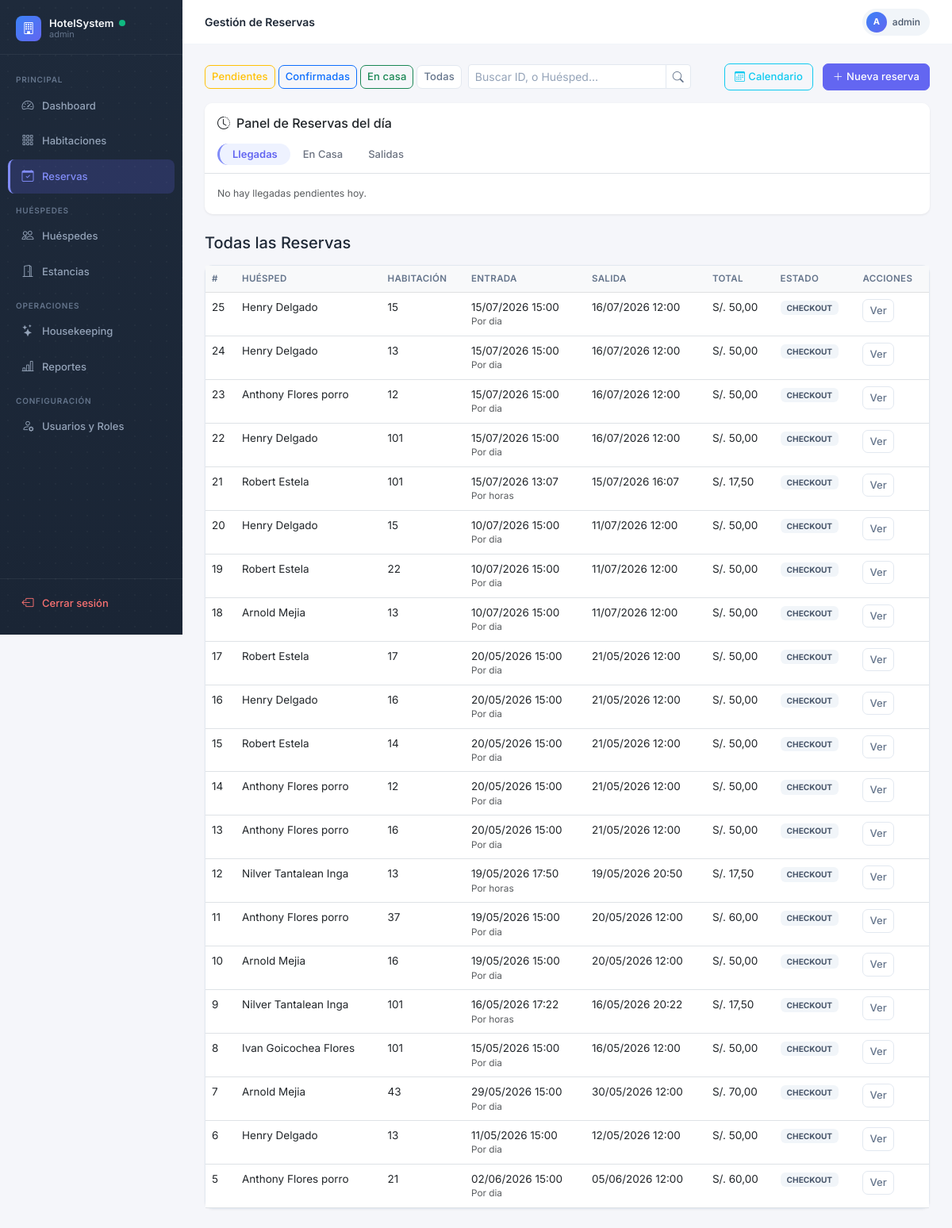
/reservas/ (signed in), run on the app's committed database.
### reservas/models.py (models this page shows, shortened)
class Reserva(models.Model):
    POR_DIA = 'DIA'
    POR_HORA = 'HORA'
    MODALIDAD_CHOICES = [
        (POR_DIA, 'Por dia'),
        (POR_HORA, 'Por horas'),
    ]
    PENDIENTE = 'PENDIENTE'
    CONFIRMADA = 'CONFIRMADA'
    CHECKIN = 'CHECKIN'
    CHECKOUT = 'CHECKOUT'
    CANCELADA = 'CANCELADA'
    ESTADO_CHOICES = [
        (PENDIENTE, 'Pendiente'),
        (CONFIRMADA, 'Confirmada'),
        (CHECKIN, 'Check-In realizado'),
        (CHECKOUT, 'Check-Out realizado'),
        (CANCELADA, 'Cancelada'),
    ]
    DIRECTO = 'DIRECTO'
    WEB = 'WEB'
    AGENCIA = 'AGENCIA'
    ORIGEN_CHOICES = [
        (DIRECTO, 'Directo'),
        (WEB, 'Web'),
        (AGENCIA, 'Agencia'),
    ]
    hotel = models.ForeignKey(Hotel, on_delete=models.CASCADE, related_name='reservas')
    huesped = models.ForeignKey(Huesped, on_delete=models.CASCADE, related_name='reservas')
    habitacion = models.ForeignKey(Habitacion, on_delete=models.SET_NULL, null=True, blank=True, related_name='reservas')
    fecha_entrada = models.DateField()
    fecha_salida = models.DateField()
    fecha_hora_entrada = models.DateTimeField(null=True, blank=True)
    fecha_hora_salida = models.DateTimeField(null=True, blank=True)
    modalidad = models.CharField(max_length=10, choices=MODALIDAD_CHOICES, default=POR_DIA)
    duracion_horas = models.DecimalField(max_digits=5, decimal_places=2, default=0)
    tolerancia_minutos = models.PositiveIntegerField(default=10)
    cargo_extra_desde_minutos = models.PositiveIntegerField(default=30)
    num_adultos = models.IntegerField(default=1, validators=[MinValueValidator(1)])
    estado = models.CharField(max_length=20, choices=ESTADO_CHOICES, default=PENDIENTE)
    precio_total = models.DecimalField(max_digits=10, decimal_places=2, default=0)
    origen = models.CharField(max_length=10, choices=ORIGEN_CHOICES, default=DIRECTO)
    observaciones = models.TextField(blank=True, null=True)
    motivo_cancelacion = models.TextField(blank=True, null=True)
    created_at = models.DateTimeField(auto_now_add=True)
    class Meta:
        verbose_name = 'Reserva'
        verbose_name_plural = 'Reservas'

### huespedes/models.py (models this page shows, shortened)
class Huesped(models.Model):
    DNI = 'DNI'
    PASAPORTE = 'PASAPORTE'
    CE = 'CE'
    TIPO_DOC_CHOICES = [
        (DNI, 'DNI'),
        (PASAPORTE, 'Pasaporte'),
        (CE, 'Carné de Extranjería'),
    ]
    tipo_doc = models.CharField(max_length=10, choices=TIPO_DOC_CHOICES, default=DNI)
    num_doc = models.CharField(max_length=20, unique=True)
    nombres = models.CharField(max_length=100)
    apellidos = models.CharField(max_length=100)
    email = models.EmailField(blank=True, null=True)
    telefono = models.CharField(max_length=20, blank=True, null=True)
    nacionalidad = models.CharField(max_length=50, default='Peruana')
    created_at = models.DateTimeField(auto_now_add=True)
    class Meta:
        verbose_name = 'Huésped'
        verbose_name_plural = 'Huéspedes'

### hotel/models.py (models this page shows, shortened)
class Habitacion(models.Model):
    DISPONIBLE = 'DISPONIBLE'
    OCUPADA = 'OCUPADA'
    LIMPIEZA = 'LIMPIEZA'
    MANTENIMIENTO = 'MANTENIMIENTO'
    ESTADO_CHOICES = [
        (DISPONIBLE, 'Disponible'),
        (OCUPADA, 'Ocupada'),
        (LIMPIEZA, 'En Limpieza'),
        (MANTENIMIENTO, 'En Mantenimiento'),
    ]
    hotel = models.ForeignKey(Hotel, on_delete=models.CASCADE, related_name='habitaciones')
    tipo = models.ForeignKey(TipoHabitacion, on_delete=models.CASCADE, related_name='habitaciones')
    numero = models.CharField(max_length=10)
    piso = models.IntegerField()
    estado = models.CharField(max_length=20, choices=ESTADO_CHOICES, default=DISPONIBLE)
    imagen_url = models.URLField(blank=True, null=True)
    imagenes_urls = models.JSONField(default=list, blank=True)
    class Meta:
        verbose_name = 'Habitación'
        verbose_name_plural = 'Habitaciones'
        unique_together = ['hotel', 'numero']

### views_frontend.py (the view, shortened to what this page needs)
# urls.py: path('reservas/', reservas_lista, name='reservas_lista'),
@login_required
def reservas_lista(request):
    if not _es_recepcionista(request.user):
        return _acceso_denegado(request)
    estado = request.GET.get('estado')
    query = request.GET.get('q', '').strip()
    reservas = Reserva.objects.select_related('huesped', 'habitacion').all().order_by('-created_at')
    if estado:
        reservas = reservas.filter(estado=estado)
    hoy = timezone.now().date()
    llegadas_hoy = Reserva.objects.filter(fecha_entrada=hoy, estado__in=['PENDIENTE', 'CONFIRMADA'])
    en_casa = Estancia.objects.filter(estado='ACTIVA')
    salidas_hoy = Estancia.objects.filter(estado='ACTIVA', reserva__fecha_salida=hoy)
    return render(request, 'reservas/lista.html', {
        'reservas': reservas,
        'query': query,
        'estado': estado,
        'llegadas_hoy': llegadas_hoy,
        'en_casa': en_casa,
        'salidas_hoy': salidas_hoy
    })

### templates/reservas/lista.html (shortened to what this page needs)
{% extends 'base.html' %}
{% block page_title %}Gestión de Reservas{% endblock %}
{% block content %}
<div class="d-flex justify-content-between align-items-center mb-3">
  <div class="d-flex gap-2 align-items-center flex-wrap">
    <div>
      <a href="?estado=PENDIENTE" class="btn btn-sm btn-outline-warning">Pendientes</a>
      <a href="?estado=CONFIRMADA" class="btn btn-sm btn-outline-primary">Confirmadas</a>
      <a href="?estado=CHECKIN" class="btn btn-sm btn-outline-success">En casa</a>
      <a href="?" class="btn btn-sm btn-outline-secondary">Todas</a>
    </div>
    <form class="d-flex m-0" method="get">
      <div class="input-group input-group-sm">
        <input type="search" name="q" value="{{ query|default:'' }}" class="form-control"
          placeholder="Buscar ID, o Huésped..." style="min-width: 250px;">
        <button class="btn btn-outline-secondary" type="submit"><i class="bi bi-search"></i></button>
      </div>
    </form>
  </div>
  <div>
    <a href="/reservas/calendario/" class="btn btn-outline-info me-2"><i class="bi bi-calendar3 me-1"></i>Calendario</a>
    {% with groups=request.user.groups.all|stringformat:"s" %}
    {% if request.user.is_superuser or 'admin' in groups or 'recepcionista' in groups %}
    <a href="/reservas/nueva/" class="btn btn-primary"><i class="bi bi-plus-lg me-1"></i>Nueva reserva</a>
    {% endif %}
    {% endwith %}
  </div>
</div>
<div class="card shadow-sm mb-4 border-0" style="box-shadow: 0 1px 3px rgba(0,0,0,0.08) !important;">
  <div class="card-header bg-white pb-0 pt-3 border-bottom-0">
    <h6 class="mb-3 text-dark"><i class="bi bi-clock-history me-2"></i>Panel de Reservas del día</h6>
    <ul class="nav nav-pills reservas-panel-tabs mb-2" id="reservaTabs" role="tablist">
      <li class="nav-item" role="presentation">
        <button class="nav-link active py-1 px-3 small" data-bs-toggle="tab" data-bs-target="#llegadas"
          type="button">Llegadas</button>
      </li>
      <li class="nav-item" role="presentation">
        <button class="nav-link py-1 px-3 small" data-bs-toggle="tab" data-bs-target="#encasa" type="button">En
          Casa</button>
      </li>
      <li class="nav-item" role="presentation">
        <button class="nav-link py-1 px-3 small" data-bs-toggle="tab" data-bs-target="#salidas"
          type="button">Salidas</button>
      </li>
    </ul>
  </div>
  <div class="card-body p-0 border-top">
    <div class="tab-content" id="reservaTabsContent">
      <div class="tab-pane fade show active p-3" id="llegadas" role="tabpanel">
        {% for r in llegadas_hoy %}
        <div class="d-flex justify-content-between align-items-center py-2 border-bottom">
          <div>
            <div class="fw-semibold small">{{ r.huesped.nombres }} {{ r.huesped.apellidos }}</div>
            <small class="text-muted">Hab. {{ r.habitacion.numero|default:"Sin asignar" }}</small>
          </div>
          <div class="text-end">
            <span class="badge badge-{{ r.estado|lower }} mb-1 d-inline-block">{{ r.estado }}</span><br>
            <a href="/reservas/{{ r.id }}/checkin/" class="btn btn-sm btn-success px-2 py-0"
              style="font-size:0.75rem;">Check-in</a>
          </div>
        </div>
        {% empty %}
        <p class="text-muted small mb-0">No hay llegadas pendientes hoy.</p>
        {% endfor %}
      </div>
    </div>
  </div>
</div>
<h5 class="mb-3">Todas las Reservas</h5>
<div class="card">
  <div class="table-responsive">
    <table class="table table-hover mb-0">
      <thead class="table-light">
        <tr>
          <th>#</th>
          <th>Huésped</th>
          <th>Habitación</th>
          <th>Entrada</th>
          <th>Salida</th>
          <th>Total</th>
          <th>Estado</th>
          <th>Acciones</th>
        </tr>
      </thead>
      <tbody>
        {% for r in reservas %}
        <tr>
          <td>{{ r.id }}</td>
          <td>{{ r.huesped.nombres }} {{ r.huesped.apellidos }}</td>
          <td>{{ r.habitacion.numero|default:"—" }}</td>
          <td>
            {{ r.fecha_hora_entrada|date:"d/m/Y H:i" }}
            <div class="small text-muted">{{ r.get_modalidad_display }}</div>
          </td>
          <td>{{ r.fecha_hora_salida|date:"d/m/Y H:i" }}</td>
          <td>S/. {{ r.precio_total }}</td>
          <td><span class="badge badge-{{ r.estado|lower }} px-2 py-1">{{ r.estado }}</span></td>
          <td>
            <a href="/reservas/{{ r.id }}/" class="btn btn-sm btn-outline-secondary">Ver</a>
          </td>
        </tr>
        {% empty %}
        <tr>
          <td colspan="8" class="text-center text-muted py-4">No hay reservas.</td>
        </tr>
        {% endfor %}
      </tbody>
    </table>
  </div>
</div>
{% endblock %}

### templates/base.html (shortened to what this page needs)
<!DOCTYPE html>
<html lang="es">
<head>
  <link href="https://cdn.jsdelivr.net/npm/bootstrap@5.3.0/dist/css/bootstrap.min.css" rel="stylesheet">
  <link href="https://cdn.jsdelivr.net/npm/bootstrap-icons@1.11.0/font/bootstrap-icons.css" rel="stylesheet">
</head>
<body>
  {% if user.is_authenticated %}
  <aside class="sidebar">
    <div class="sidebar-brand">
      <div class="sidebar-brand-icon"><i class="bi bi-building"></i></div>
      <div class="sidebar-brand-text">
        <div class="sidebar-brand-name">HotelSystem <span
            style="width:8px;height:8px;background:#10b981;border-radius:50%;animation: pulse 2s infinite; display: inline-block;"></span>
        </div>
        <div class="sidebar-brand-user">{{ user.username }}</div>
      </div>
    </div>
    <nav class="sidebar-nav">
      {% with groups=request.user.groups.all|stringformat:"s" %}
      {% if request.user.is_superuser or 'admin' in groups or 'recepcionista' in groups %}
      <div class="sidebar-section">Principal</div>
      <a href="/dashboard/" class="nav-link {% if request.path == '/dashboard/' %}active{% endif %}">
        <i class="bi bi-speedometer2"></i>Dashboard
      </a>
      <a href="/habitaciones/" class="nav-link {% if '/habitaciones/' in request.path %}active{% endif %}">
        <i class="bi bi-grid-3x3-gap"></i>Habitaciones
      </a>
      <a href="/reservas/" class="nav-link {% if '/reservas/' in request.path %}active{% endif %}">
        <i class="bi bi-calendar-check"></i>Reservas
      </a>
      <div class="sidebar-section">Huéspedes</div>
      <a href="/huespedes/" class="nav-link {% if '/huespedes/' in request.path %}active{% endif %}">
        <i class="bi bi-people"></i>Huéspedes
      </a>
      <a href="/estancias/" class="nav-link {% if '/estancias/' in request.path %}active{% endif %}">
        <i class="bi bi-door-open"></i>Estancias
      </a>
      {% endif %}
      <div class="sidebar-section">Operaciones</div>
      {% if request.user.is_superuser or 'admin' in groups or 'housekeeping' in groups %}
      <a href="/housekeeping/" class="nav-link {% if '/housekeeping/' in request.path %}active{% endif %}">
        <i class="bi bi-stars"></i>Housekeeping
      </a>
      {% endif %}
      {% if request.user.is_superuser or 'admin' in groups %}
      <a href="/reportes/" class="nav-link {% if '/reportes/' in request.path %}active{% endif %}">
        <i class="bi bi-bar-chart-line"></i>Reportes
      </a>
      {% endif %}
      {% if request.user.is_superuser or 'admin' in groups %}
      <div class="sidebar-section">Configuración</div>
      <a href="/usuarios/" class="nav-link {% if '/usuarios/' in request.path %}active{% endif %}">
        <i class="bi bi-person-gear"></i>Usuarios y Roles
      </a>
      {% endif %}
      {% endwith %}
    </nav>
    <div class="sidebar-footer">
      <a href="/logout/" class="nav-link logout">
        <i class="bi bi-box-arrow-left"></i>Cerrar sesión
      </a>
    </div>
  </aside>
  <header class="navbar-top">
    <div class="d-flex align-items-center gap-2">
      <span class="navbar-top-title">{% block page_title %}{% endblock %}</span>
    </div>
    <div class="user-chip">
      <div class="user-chip-avatar">{{ user.username|slice:":1"|upper }}</div>
      {{ user.username }}
    </div>
  </header>
  <main class="main-content">
    {% block content %}{% endblock %}
  </main>
</body>
</html>
{% else %}
{% block auth_content %}{% endblock %}
{% endif %}
</body>
</html>

### data on the page
Reserva: id "25", huesped.nombres "Henry", huesped.apellidos "Delgado", habitacion.numero "15", fecha_hora_entrada "15/07/2026 15:00", modalidad "Por dia", fecha_hora_salida "16/07/2026 12:00", precio_total "50,00", estado "CHECKOUT"
Reserva: id "24", huesped.nombres "Henry", huesped.apellidos "Delgado", habitacion.numero "13", fecha_hora_entrada "15/07/2026 15:00", modalidad "Por dia", fecha_hora_salida "16/07/2026 12:00", precio_total "50,00", estado "CHECKOUT"
Reserva: id "23", huesped.nombres "Anthony", huesped.apellidos "Flores porro", habitacion.numero "12", fecha_hora_entrada "15/07/2026 15:00", modalidad "Por dia", fecha_hora_salida "16/07/2026 12:00", precio_total "50,00", estado "CHECKOUT"
Reserva: id "22", huesped.nombres "Henry", huesped.apellidos "Delgado", habitacion.numero "101", fecha_hora_entrada "15/07/2026 15:00", modalidad "Por dia", fecha_hora_salida "16/07/2026 12:00", precio_total "50,00", estado "CHECKOUT"
Reserva: id "21", huesped.nombres "Robert", huesped.apellidos "Estela", habitacion.numero "101", fecha_hora_entrada "15/07/2026 13:07", modalidad "Por horas", fecha_hora_salida "15/07/2026 16:07", precio_total "17,50", estado "CHECKOUT"
Reserva: id "20", huesped.nombres "Henry", huesped.apellidos "Delgado", habitacion.numero "15", fecha_hora_entrada "10/07/2026 15:00", modalidad "Por dia", fecha_hora_salida "11/07/2026 12:00", precio_total "50,00", estado "CHECKOUT"
Reserva: id "19", huesped.nombres "Robert", huesped.apellidos "Estela", habitacion.numero "22", fecha_hora_entrada "10/07/2026 15:00", modalidad "Por dia", fecha_hora_salida "11/07/2026 12:00", precio_total "50,00", estado "CHECKOUT"
Reserva: id "18", huesped.nombres "Arnold", huesped.apellidos "Mejia", habitacion.numero "13", fecha_hora_entrada "10/07/2026 15:00", modalidad "Por dia", fecha_hora_salida "11/07/2026 12:00", precio_total "50,00", estado "CHECKOUT"
Reserva: id "17", huesped.nombres "Robert", huesped.apellidos "Estela", habitacion.numero "17", fecha_hora_entrada "20/05/2026 15:00", modalidad "Por dia", fecha_hora_salida "21/05/2026 12:00", precio_total "50,00", estado "CHECKOUT"
Reserva: id "16", huesped.nombres "Henry", huesped.apellidos "Delgado", habitacion.numero "16", fecha_hora_entrada "20/05/2026 15:00", modalidad "Por dia", fecha_hora_salida "21/05/2026 12:00", precio_total "50,00", estado "CHECKOUT"
Reserva: id "15", huesped.nombres "Robert", huesped.apellidos "Estela", habitacion.numero "14", fecha_hora_entrada "20/05/2026 15:00", modalidad "Por dia", fecha_hora_salida "21/05/2026 12:00", precio_total "50,00", estado "CHECKOUT"
Reserva: id "14", huesped.nombres "Anthony", huesped.apellidos "Flores porro", habitacion.numero "12", fecha_hora_entrada "20/05/2026 15:00", modalidad "Por dia", fecha_hora_salida "21/05/2026 12:00", precio_total "50,00", estado "CHECKOUT"
Reserva: id "13", huesped.nombres "Anthony", huesped.apellidos "Flores porro", habitacion.numero "16", fecha_hora_entrada "20/05/2026 15:00", modalidad "Por dia", fecha_hora_salida "21/05/2026 12:00", precio_total "50,00", estado "CHECKOUT"
Reserva: id "12", huesped.nombres "Nilver", huesped.apellidos "Tantalean Inga", habitacion.numero "13", fecha_hora_entrada "19/05/2026 17:50", modalidad "Por horas", fecha_hora_salida "19/05/2026 20:50", precio_total "17,50", estado "CHECKOUT"
Reserva: id "11", huesped.nombres "Anthony", huesped.apellidos "Flores porro", habitacion.numero "37", fecha_hora_entrada "19/05/2026 15:00", modalidad "Por dia", fecha_hora_salida "20/05/2026 12:00", precio_total "60,00", estado "CHECKOUT"
Reserva: id "10", huesped.nombres "Arnold", huesped.apellidos "Mejia", habitacion.numero "16", fecha_hora_entrada "19/05/2026 15:00", modalidad "Por dia", fecha_hora_salida "20/05/2026 12:00", precio_total "50,00", estado "CHECKOUT"
Reserva: id "9", huesped.nombres "Nilver", huesped.apellidos "Tantalean Inga", habitacion.numero "101", fecha_hora_entrada "16/05/2026 17:22", modalidad "Por horas", fecha_hora_salida "16/05/2026 20:22", precio_total "17,50", estado "CHECKOUT"
Reserva: id "8", huesped.nombres "Ivan", huesped.apellidos "Goicochea Flores", habitacion.numero "101", fecha_hora_entrada "15/05/2026 15:00", modalidad "Por dia", fecha_hora_salida "16/05/2026 12:00", precio_total "50,00", estado "CHECKOUT"
Reserva: id "7", huesped.nombres "Arnold", huesped.apellidos "Mejia", habitacion.numero "43", fecha_hora_entrada "29/05/2026 15:00", modalidad "Por dia", fecha_hora_salida "30/05/2026 12:00", precio_total "70,00", estado "CHECKOUT"
Reserva: id "6", huesped.nombres "Henry", huesped.apellidos "Delgado", habitacion.numero "13", fecha_hora_entrada "11/05/2026 15:00", modalidad "Por dia", fecha_hora_salida "12/05/2026 12:00", precio_total "50,00", estado "CHECKOUT"
Reserva: id "5", huesped.nombres "Anthony", huesped.apellidos "Flores porro", habitacion.numero "21", fecha_hora_entrada "02/06/2026 15:00", modalidad "Por dia", fecha_hora_salida "05/06/2026 12:00", precio_total "60,00", estado "CHECKOUT"

### other printed values
{{ user.username }} "admin"
{{ user.username|slice:":1"|upper }} "A"
